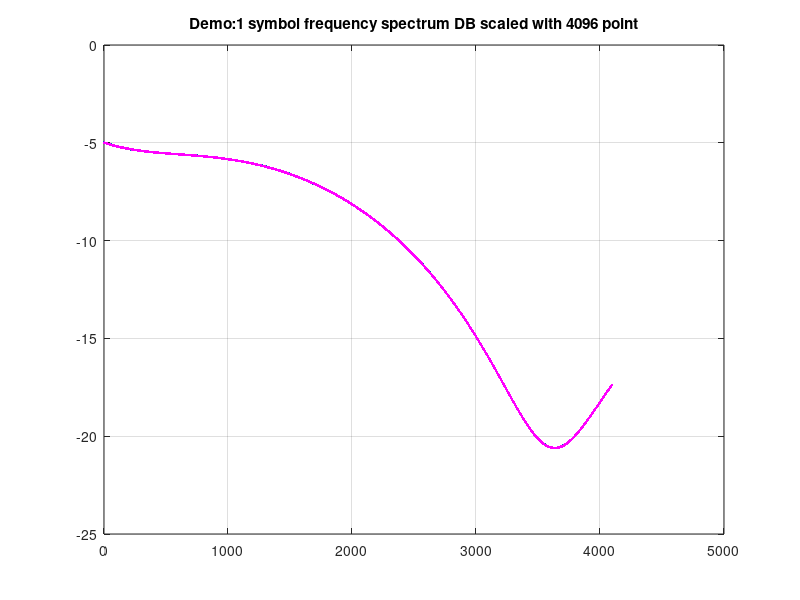
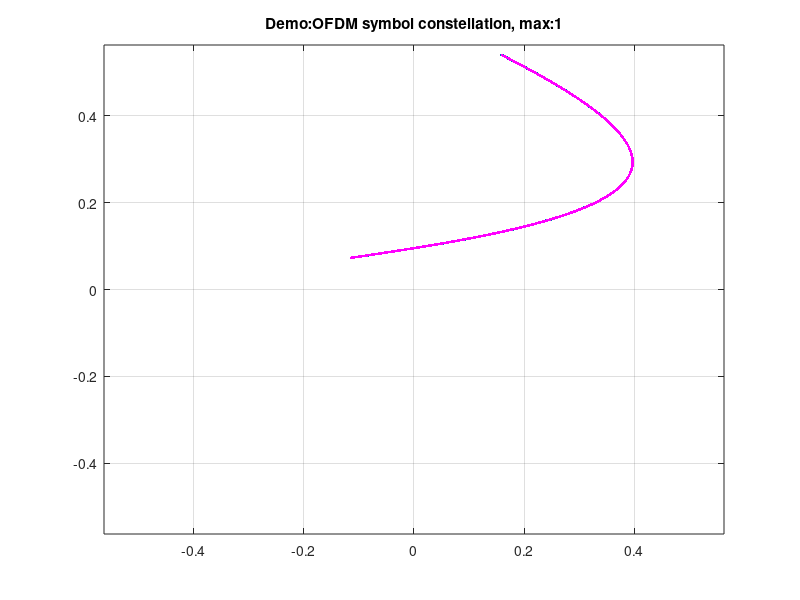

These figures' MATLAB source, in order:
function log_freq=plot1SymbolConstellation(Ant_view,len,fig_str)
%% plot slot frequency & constellation result
if nargin==0
    sn=1:4096;
    Ant_view=sinc(sn/4096)+1i*exp(1i-sn/2047);    
    len=length(Ant_view);
    fig_str="Demo";
elseif nargin==1
    len=length(Ant_view);
    fig_str="BBData";
elseif nargin==2
    fig_str="BBData";
end

%% spectrum
log_freq=20*log10(abs(Ant_view));

str=sprintf('%s:1 symbol frequency spectrum DB scaled with %d point',fig_str,len);
figure('NumberTitle', 'on', 'Name', str);
pos1=1:2:len;
pos2=2:2:len;
plot(pos1,log_freq(pos1),'.');
hold;
plot(pos2,log_freq(pos2),'.m');
title(str);
grid on;

%% timing diagram
str=sprintf('%s:1 symbol timing diagram with %d point',fig_str,len);
figure('NumberTitle', 'on', 'Name', str);
plot(abs(Ant_view),'.');
title(str);
grid on;

%% constellation
Id=real(Ant_view);
Qd=imag(Ant_view);
Scale=max(abs(Ant_view(:)));

%scatter(Id,Qd);
plot(Id(1:2:len),Qd(1:2:len),'.');
hold;
plot(Id(2:2:len),Qd(2:2:len),'.m');

str=sprintf('%s:OFDM symbol constellation, max:%d',fig_str,ceil(Scale));
title(str);
grid on;
axis([-Scale,Scale,-Scale,Scale]);

